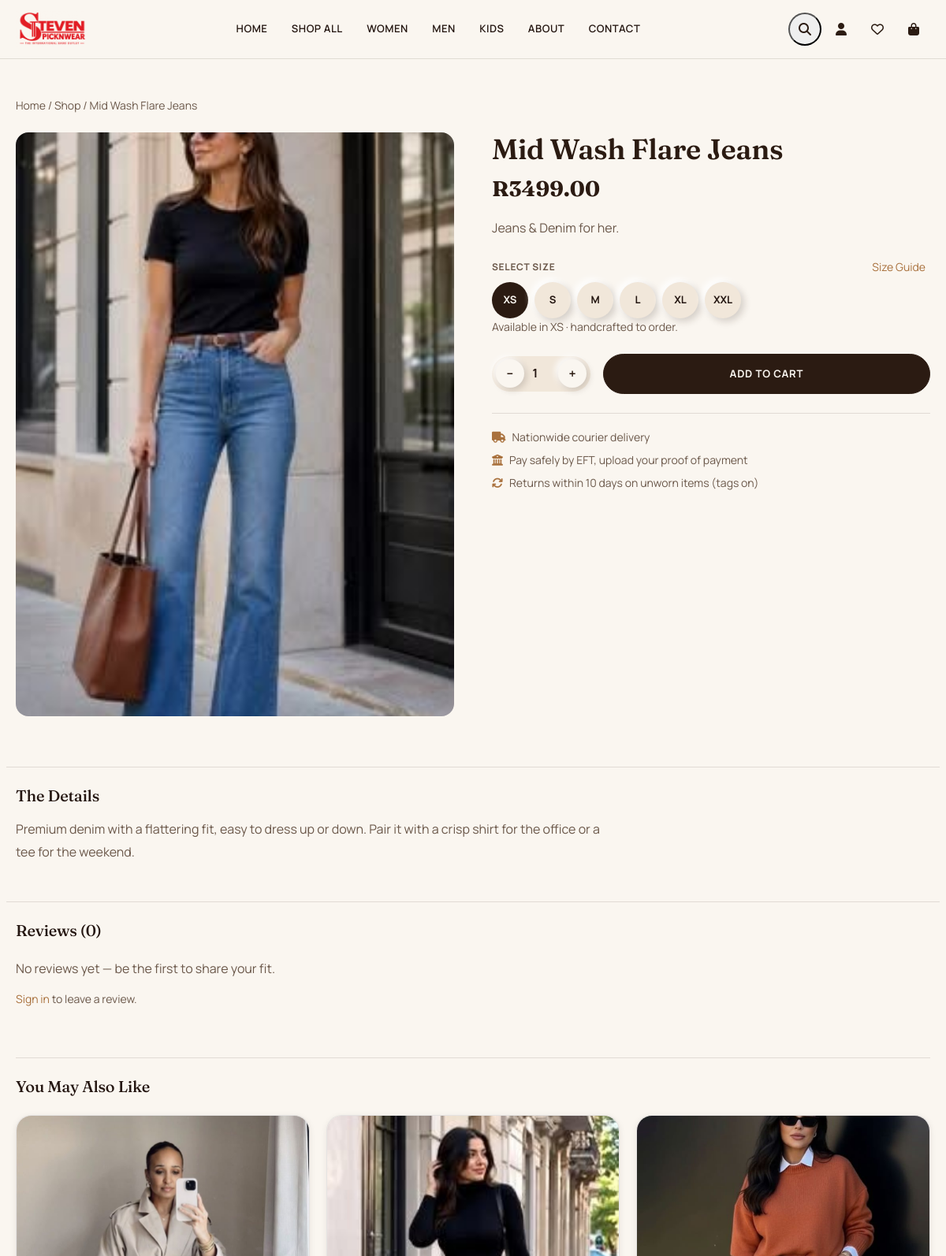
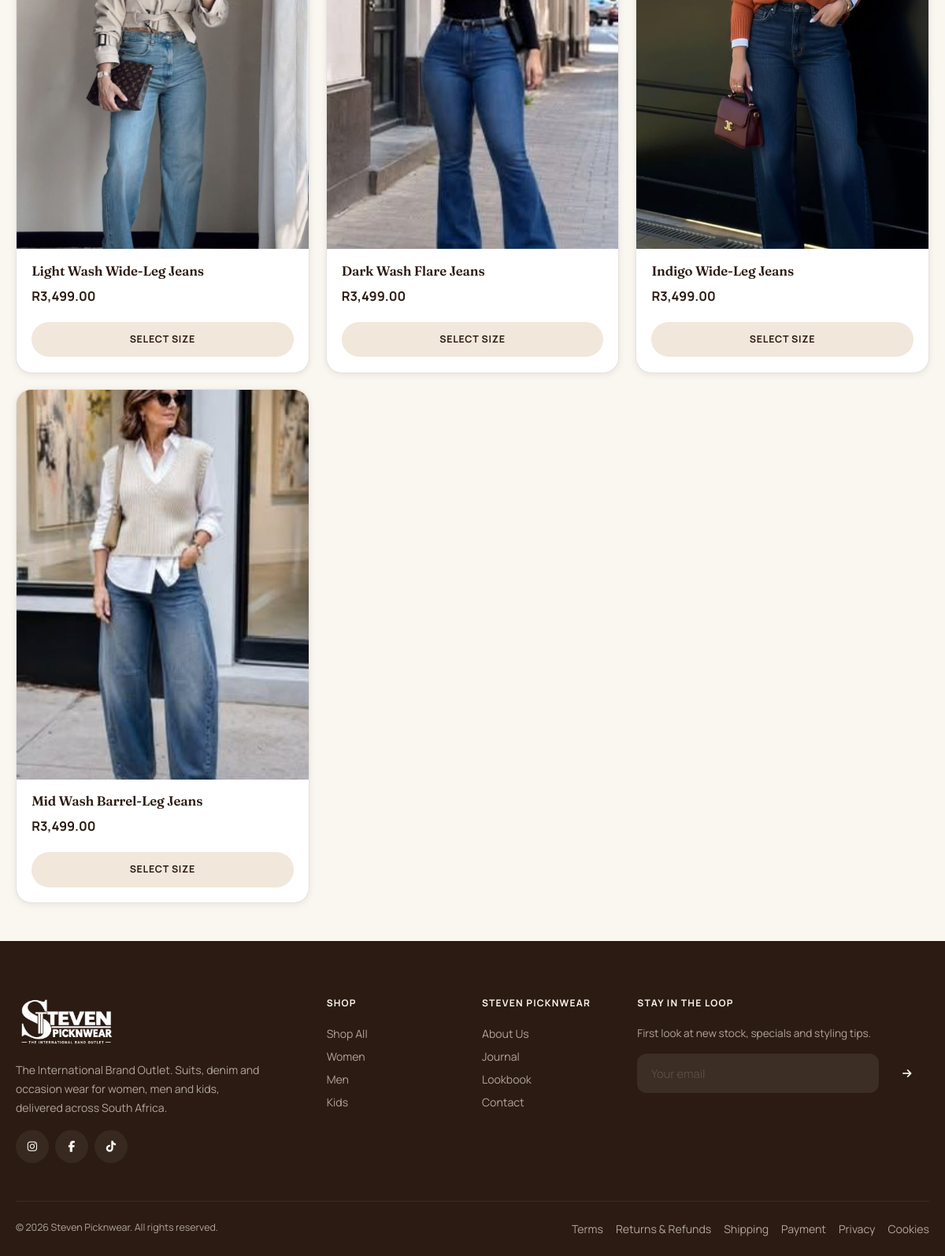
The page /modules/shop/product.php?slug=mid-wash-flare-jeans on the database its author committed (2 pictures, top to bottom).
### tables this page shows
CREATE TABLE IF NOT EXISTS `products` (
  `id`                 INT UNSIGNED NOT NULL AUTO_INCREMENT,
  `category_id`        INT UNSIGNED DEFAULT NULL,
  `name`               VARCHAR(200) NOT NULL,
  `slug`               VARCHAR(220) NOT NULL UNIQUE,
  `description`        LONGTEXT DEFAULT NULL,
  `short_desc`         TEXT DEFAULT NULL,
  `type`               ENUM('simple','variable') NOT NULL DEFAULT 'variable',
  `base_price`         DECIMAL(10,2) NOT NULL DEFAULT 0.00,
  `sale_price`         DECIMAL(10,2) DEFAULT NULL,
  `sku`                VARCHAR(80) DEFAULT NULL UNIQUE,
  `stock_status`       ENUM('in_stock','out_of_stock','on_backorder') NOT NULL DEFAULT 'in_stock',
  `stock_qty`          INT NOT NULL DEFAULT 0,
  `featured_image`     VARCHAR(500) DEFAULT NULL,
  `is_featured`        TINYINT(1) NOT NULL DEFAULT 0,
  `is_sale`            TINYINT(1) NOT NULL DEFAULT 0,
  `is_one_of_a_kind`   TINYINT(1) NOT NULL DEFAULT 0,
  `status`             ENUM('published','draft') NOT NULL DEFAULT 'draft',
  `tags`                VARCHAR(500) DEFAULT NULL,
  `meta_title`         VARCHAR(200) DEFAULT NULL,
  `meta_desc`          VARCHAR(320) DEFAULT NULL,
  `created_at`         DATETIME NOT NULL DEFAULT CURRENT_TIMESTAMP,
  `updated_at`         DATETIME NOT NULL DEFAULT CURRENT_TIMESTAMP ON UPDATE CURRENT_TIMESTAMP,
  PRIMARY KEY (`id`),
  KEY `idx_slug` (`slug`),
  KEY `idx_category` (`category_id`),
  KEY `idx_featured` (`is_featured`),
  KEY `idx_sale` (`is_sale`),
  KEY `idx_stock` (`stock_status`),
  KEY `idx_status` (`status`)
);

CREATE TABLE IF NOT EXISTS `product_variants` (
  `id`               INT UNSIGNED NOT NULL AUTO_INCREMENT,
  `product_id`       INT UNSIGNED NOT NULL,
  `size_sa`          VARCHAR(20) DEFAULT NULL,
  `color_name`       VARCHAR(60) DEFAULT NULL,
  `color_hex`        VARCHAR(10) DEFAULT NULL,
  `image`            VARCHAR(500) DEFAULT NULL,
  `pattern_note`     VARCHAR(160) DEFAULT NULL,
  `additional_price` DECIMAL(8,2) NOT NULL DEFAULT 0.00,
  `stock_qty`        INT NOT NULL DEFAULT 1,
  `sku`              VARCHAR(80) DEFAULT NULL,
  `created_at`       DATETIME NOT NULL DEFAULT CURRENT_TIMESTAMP,
  PRIMARY KEY (`id`),
  KEY `idx_product` (`product_id`),
  CONSTRAINT `fk_variant_product` FOREIGN KEY (`product_id`) REFERENCES `products` (`id`) ON DELETE CASCADE
);

### config/db.php (called while the page is built, shortened)
<?php
final class Database
{
    private static ?PDO $instance = null;
    public static function connect(): PDO
    {
        if (self::$instance === null) {
            $dsn = 'mysql:host=' . DB_HOST . ';dbname=' . DB_NAME . ';charset=' . DB_CHARSET;
            $options = [
                PDO::ATTR_ERRMODE            => PDO::ERRMODE_EXCEPTION,
                PDO::ATTR_DEFAULT_FETCH_MODE => PDO::FETCH_ASSOC,
                PDO::ATTR_EMULATE_PREPARES   => false,
                PDO::MYSQL_ATTR_INIT_COMMAND => "SET NAMES utf8mb4 COLLATE utf8mb4_unicode_ci",
            ];
            self::$instance = new PDO($dsn, DB_USER, DB_PASS, $options);
        }
        return self::$instance;
    }
}
function db(): PDO
{
    return Database::connect();
}

### classes/ProductRepository.php (called while the page is built, shortened)
<?php
final class ProductRepository
{
    public function getBySlug(string $slug): ?array
    {
        $stmt = db()->prepare(
            "SELECT p.*, c.name AS category_name, c.slug AS category_slug
             FROM products p LEFT JOIN categories c ON c.id = p.category_id
             WHERE p.slug = :slug LIMIT 1"
        );
        $stmt->execute([':slug' => $slug]);
        return $stmt->fetch() ?: null;
    }
    public function getRelated(array $product, int $limit = 4): array
    {
        $stmt = db()->prepare(
            "SELECT p.*, c.name AS category_name, c.slug AS category_slug
             FROM products p LEFT JOIN categories c ON c.id = p.category_id
             WHERE p.status = 'published' AND p.id != :id
               AND (p.category_id <=> :cat)
             ORDER BY p.created_at DESC LIMIT :limit"
        );
        $stmt->bindValue(':id', $product['id'], PDO::PARAM_INT);
        $stmt->bindValue(':cat', $product['category_id'], PDO::PARAM_INT);
        $stmt->bindValue(':limit', $limit, PDO::PARAM_INT);
        $stmt->execute();
        $related = $stmt->fetchAll();
        return $related;
    }
    public function getVariants(int $productId): array
    {
        $stmt = db()->prepare("SELECT * FROM product_variants WHERE product_id = :pid ORDER BY FIELD(size_sa,'XS','S','M','L','XL','XXL'), id");
        $stmt->execute([':pid' => $productId]);
        return $stmt->fetchAll();
    }
    public function getPrice(array $product): float
    {
        return ($product['is_sale'] && $product['sale_price']) ? (float) $product['sale_price'] : (float) $product['base_price'];
    }
    public function getReviewStats(int $productId): array
    {
        $stmt = db()->prepare("SELECT COUNT(*) AS cnt, COALESCE(AVG(rating),0) AS avg_rating FROM reviews WHERE product_id = :id AND is_approved = 1");
        $stmt->execute([':id' => $productId]);
        $row = $stmt->fetch();
        return ['count' => (int) $row['cnt'], 'average' => round((float) $row['avg_rating'], 1)];
    }
    public function getApprovedReviews(int $productId): array
    {
        $stmt = db()->prepare("SELECT r.*, u.name AS user_name FROM reviews r JOIN users u ON u.id = r.user_id WHERE r.product_id = :id AND r.is_approved = 1 ORDER BY r.created_at DESC");
        $stmt->execute([':id' => $productId]);
        return $stmt->fetchAll();
    }
}

### config/security.php (called while the page is built, shortened)
<?php
function sanitize(mixed $data): mixed
{
    return htmlspecialchars(strip_tags(trim($data)), ENT_QUOTES, 'UTF-8');
}
function current_user(): ?array
{
    return JWTHandler::getCurrentUser();
}
function is_logged_in(): bool
{
    return current_user() !== null;
}

### includes/functions.php (called while the page is built, shortened)
<?php
require_once __DIR__ . '/../config/db.php';
require_once __DIR__ . '/../config/security.php';
require_once __DIR__ . '/../config/jwt_handler.php';
require_once __DIR__ . '/../classes/ProductRepository.php';
function format_price(float $amount): string
{
    return CURRENCY . number_format($amount, 2);
}
function product_image(?string $url): string
{
    return str_starts_with($url, 'http') ? $url : SITE_URL . '/' . ltrim($url, '/');
}

### config/jwt_handler.php (called while the page is built, shortened)
<?php
final class JWTHandler
{
    private static ?array $resolvedUser = null;
    private static bool $resolved = false;
    public static function getCurrentUser(): ?array
    {
        if (self::$resolved) {
            return self::$resolvedUser;
        }
        self::$resolved = true;
        $token = $_SESSION['jwt_token'] ?? $_COOKIE[JWT_COOKIE_NAME] ?? null;
        if (!$token) {
            return self::$resolvedUser = null;
        }
        $data = self::verify($token);
        $stmt = db()->prepare("SELECT id, name, email, role, phone, avatar, is_active FROM users WHERE id = :id LIMIT 1");
        $stmt->execute([':id' => $data['sub']]);
        $user = $stmt->fetch();
        return self::$resolvedUser = $user;
    }
}

### modules/shop/product.php (the view, shortened to what this page needs)
<?php
require_once __DIR__ . '/../../includes/functions.php';
$repo = new ProductRepository();
$slug = sanitize($_GET['slug'] ?? '');
$product = $slug ? $repo->getBySlug($slug) : null;
$variants   = $repo->getVariants((int) $product['id']);
$related    = $repo->getRelated($product, 4);
$reviewStats = $repo->getReviewStats((int) $product['id']);
$reviews    = $repo->getApprovedReviews((int) $product['id']);
$wishlistIds = is_logged_in() ? wishlist_ids((int) $current_user['id']) : [];
$mainImage = $variants[0]['image'] ?? null ?: $product['featured_image'];
require_once __DIR__ . '/../../includes/header.php';
?>
<section class="section-sm">
  <div class="container-ric">
    <nav class="small text-muted-ric mb-4">
      <a href="<?= SITE_URL ?>/index.php" class="text-muted-ric">Home</a> /
      <a href="<?= SITE_URL ?>/shop.php" class="text-muted-ric">Shop</a> /
      <span><?= htmlspecialchars($product['name']) ?></span>
    </nav>
    <div class="row g-5">
      <div class="col-lg-6">
        <div class="rounded-4 overflow-hidden mb-3" style="aspect-ratio:3/4;background:var(--cream);">
          <img id="productMainImage" src="<?= htmlspecialchars(product_image($mainImage)) ?>" alt="<?= htmlspecialchars($product['name']) ?>" style="width:100%;height:100%;object-fit:cover;">
        </div>
      </div>
      <div class="col-lg-6">
        <h1 class="mb-2" style="font-size:clamp(1.7rem,3vw,2.4rem);"><?= htmlspecialchars($product['name']) ?></h1>
        <div class="d-flex align-items-center gap-3 mb-3">
          <span id="productCurrentPrice" style="font-family:var(--font-serif);font-size:1.7rem;font-weight:700;color:var(--espresso);"><?= format_price($price) ?></span>
        </div>
        <?php if ($product['short_desc']): ?><p class="text-muted-ric mb-4" style="line-height:1.7;"><?= nl2br(htmlspecialchars($product['short_desc'])) ?></p><?php endif; ?>
        <?php if ($variants): ?>
        <div class="mb-4">
          <div class="d-flex align-items-center justify-content-between mb-2">
            <label class="form-label-ric mb-0">Select Size</label>
            <button type="button" class="small text-saddle fw-600" style="background:none;border:none;" data-bs-toggle="modal" data-bs-target="#sizeGuideModal">Size Guide</button>
          </div>
          <div class="d-flex flex-wrap gap-2">
            <?php foreach ($variants as $v): ?>
              <button type="button" class="size-chip variant-size-chip" data-variant-id="<?= $v['id'] ?>" <?= $v['stock_qty'] <= 0 ? 'disabled' : '' ?>><?= htmlspecialchars($v['size_sa'] ?: '—') ?></button>
            <?php endforeach; ?>
          </div>
          <p id="productStockNote" class="small text-muted-ric mt-2" style="display:none;"></p>
        </div>
        <?php endif; ?>
        <form id="addToCartForm" class="d-flex gap-3 align-items-center flex-wrap mb-4">
          <div class="qty-stepper">
            <button type="button" data-step="-1">−</button>
            <input type="number" name="qty" value="1" min="1" max="10" readonly>
            <button type="button" data-step="1">+</button>
          </div>
          <button type="submit" id="addToCartBtn" class="btn-ric flex-fill" <?= $variants ? '' : 'disabled' ?>>Add To Cart</button>
        </form>
        <div class="d-flex flex-column gap-2 small text-muted-ric" style="border-top:1px solid var(--border-light);padding-top:1.2rem;">
          <div><i class="fa-solid fa-truck me-2 text-saddle"></i>Nationwide courier delivery</div>
          <div><i class="fa-solid fa-building-columns me-2 text-saddle"></i>Pay safely by EFT, upload your proof of payment</div>
          <div><i class="fa-solid fa-arrows-rotate me-2 text-saddle"></i>Returns within 10 days on unworn items (tags on)</div>
        </div>
      </div>
    </div>
    <?php if ($product['description']): ?>
    <div class="row mt-5 pt-4" style="border-top:1px solid var(--border-light);">
      <div class="col-lg-8">
        <h3 class="h5 mb-3">The Details</h3>
        <div class="text-muted-ric" style="line-height:1.8;"><?= nl2br(htmlspecialchars($product['description'])) ?></div>
      </div>
    </div>
    <?php endif; ?>
    <div class="row mt-5 pt-4" style="border-top:1px solid var(--border-light);">
      <div class="col-lg-8">
        <h3 class="h5 mb-4">Reviews (<?= $reviewStats['count'] ?>)</h3>
        <?php if (!$reviews): ?><p class="text-muted-ric">No reviews yet — be the first to share your fit.</p><?php endif; ?>
        <?php if (is_logged_in()): ?>
        <form id="reviewForm" class="neu-cluster mt-4">
          <input type="hidden" name="product_id" value="<?= $product['id'] ?>">
          <label class="form-label-ric">Your Rating</label>
          <div class="d-flex gap-2 mb-3" id="reviewStars">
            <?php for ($i=1;$i<=5;$i++): ?><i class="fa-regular fa-star" data-rating="<?= $i ?>" style="cursor:pointer;font-size:1.3rem;color:var(--saddle);"></i><?php endfor; ?>
          </div>
          <input type="hidden" name="rating" id="reviewRatingInput" value="5">
          <textarea name="comment" class="form-control-ric mb-3" rows="3" placeholder="Share how it fits and feels…" required></textarea>
          <button type="submit" class="btn-ric-sm btn-ric">Submit Review</button>
        </form>
        <?php else: ?>
        <p class="small text-muted-ric"><a href="<?= SITE_URL ?>/modules/auth/login.php" class="text-saddle">Sign in</a> to leave a review.</p>
        <?php endif; ?>
      </div>
    </div>
    <?php if ($related): ?>
    <div class="mt-5 pt-4" style="border-top:1px solid var(--border-light);">
      <h3 class="h5 mb-4">You May Also Like</h3>
      <div class="product-grid">
        <?php foreach ($related as $rp): $in_wishlist = in_array($rp['id'], $wishlistIds); $product = $rp; ?>
          <?php include __DIR__ . '/../../includes/product-card.php'; ?>
        <?php endforeach; ?>
      </div>
    </div>
    <?php endif; ?>
  </div>
</section>
<?php require_once __DIR__ . '/../../includes/footer.php'; ?>

### includes/product-card.php (shortened to what this page needs)
<?php
$repo = $repo ?? new ProductRepository();
$price = $repo->getPrice($product);
$img = product_image($product['featured_image']);
?>
<div class="product-card" data-product-id="<?= $product['id'] ?>">
  <div class="product-card-img-wrap">
    <a href="<?= SITE_URL ?>/modules/shop/product.php?slug=<?= urlencode($product['slug']) ?>">
      <img class="product-card-img" src="<?= htmlspecialchars($img) ?>" alt="<?= htmlspecialchars($product['name']) ?>" loading="lazy"
           onerror="this.onerror=null;this.src='<?= SITE_URL ?>/assets/img/placeholder.jpg'">
    </a>
  </div>
  <div class="product-card-body">
    <h3 class="product-card-name">
      <a href="<?= SITE_URL ?>/modules/shop/product.php?slug=<?= urlencode($product['slug']) ?>"><?= htmlspecialchars($product['name']) ?></a>
    </h3>
    <div class="product-card-price">
      <span class="price-current"><?= format_price($price) ?></span>
    </div>
  </div>
  <div class="product-card-footer">
    <a href="<?= SITE_URL ?>/modules/shop/product.php?slug=<?= urlencode($product['slug']) ?>" class="add-to-cart-btn" style="display:block;text-align:center;">
      <?= $product['stock_status'] === 'out_of_stock' ? 'Sold Out' : 'Select Size' ?>
    </a>
  </div>
</div>

### assets/css/theme.css (style rules this page uses)
:root { --espresso: #2B1B12; --espresso-2: #3D2818; --espresso-3: #4A3220; --saddle: #A9713D; --saddle-light: #C99760; --saddle-dark: #8A5A2E; --rust: #8C4A2F; --ivory: #FAF6F0; --cream: #F1E7DA; --cream-2: #E9DCC8; --white: #FFFFFF; --text-dark: #241611; --text-muted: #6B584A; --text-on-dark: #F1E7DA; --text-on-dark-muted: rgba(241,231,218,0.68); --success: #4C7A4A; --danger: #B0432E; --warning: #B9812E; --info: #3E6E8C; --border-light: rgba(43,27,18,0.12); --border-dark: rgba(255,255,255,0.10); --glass-bg-dark: rgba(43,27,18,0.55); --glass-bg-darker: rgba(24,15,10,0.72); --glass-bg-light: rgba(250,246,240,0.6); --glass-border: rgba(255,255,255,0.22); --glass-blur: 20px; --neu-light: #FFFFFF; --neu-shadow-dark: rgba(43,27,18,0.18); --neu-distance: 6px; --neu-blur: 14px; --font-serif: 'Fraunces', Georgia, 'Times New Roman', serif; --font-sans: 'Manrope', 'Helvetica Neue', Arial, sans-serif; --radius-sm: 6px; --radius: 12px; --radius-lg: 20px; --radius-pill: 999px; --shadow-sm: 0 2px 8px rgba(43,27,18,0.08); --shadow: 0 8px 24px rgba(43,27,18,0.12); --shadow-lg: 0 20px 50px rgba(43,27,18,0.22); --shadow-saddle: 0 10px 30px rgba(169,113,61,0.25); --transition: all .35s cubic-bezier(.4,0,.2,1); --transition-fast: all .18s ease; --container-max: 1360px; }
* { box-sizing: border-box; }
html { scroll-behavior: smooth; }
body { font-family: var(--font-sans); color: var(--text-dark); background: var(--ivory); -webkit-font-smoothing: antialiased; overflow-x: hidden; }
h1, h2, h3, h4, h5, h6, .font-serif { font-family: var(--font-serif); color: var(--espresso); font-weight: 600; letter-spacing: -0.01em; }
a { color: inherit; text-decoration: none; }
img { max-width: 100%; display: block; }
.container-ric { width: 100%; max-width: var(--container-max); margin: 0 auto; padding: 0 20px; }
.text-saddle { color: var(--saddle) !important; }
.text-muted-ric { color: var(--text-muted) !important; }

### assets/css/responsive.css (style rules this page uses)
html, body { overflow-x: hidden; }
@media (max-width: 1399px) { .product-grid { grid-template-columns: repeat(3, 1fr); gap: 1.3rem; } }
@media (hover: none) { .product-card-img-wrap { padding-bottom: 0; } }

### rows shown on the page
products: name "Mid Wash Flare Jeans", short_desc "Jeans & Denim for her.", description "Premium denim with a flattering fit, easy to dress up or down. Pair it with a crisp shirt for the office or a tee for the weekend."
product_variants: image.featured_image (picture), size_sa "XS"
product_variants: size_sa "S"
product_variants: size_sa "M"
product_variants: size_sa "L"
product_variants: size_sa "XL"
product_variants: size_sa "XXL"
products: featured_image (picture), name "Light Wash Wide-Leg Jeans", format_price($price) "R3,499.00", stock_status "SELECT SIZE"
products: featured_image (picture), name "Dark Wash Flare Jeans", format_price($price) "R3,499.00", stock_status "SELECT SIZE"
products: featured_image (picture), name "Indigo Wide-Leg Jeans", format_price($price) "R3,499.00", stock_status "SELECT SIZE"
products: featured_image (picture), name "Mid Wash Barrel-Leg Jeans", format_price($price) "R3,499.00", stock_status "SELECT SIZE"

### other values the page prints
$label "WOMEN"
$label "MEN"
$label "KIDS"
$reviewStats['count'] "0"
$label "Women"
$label "Men"
$label "Kids"
